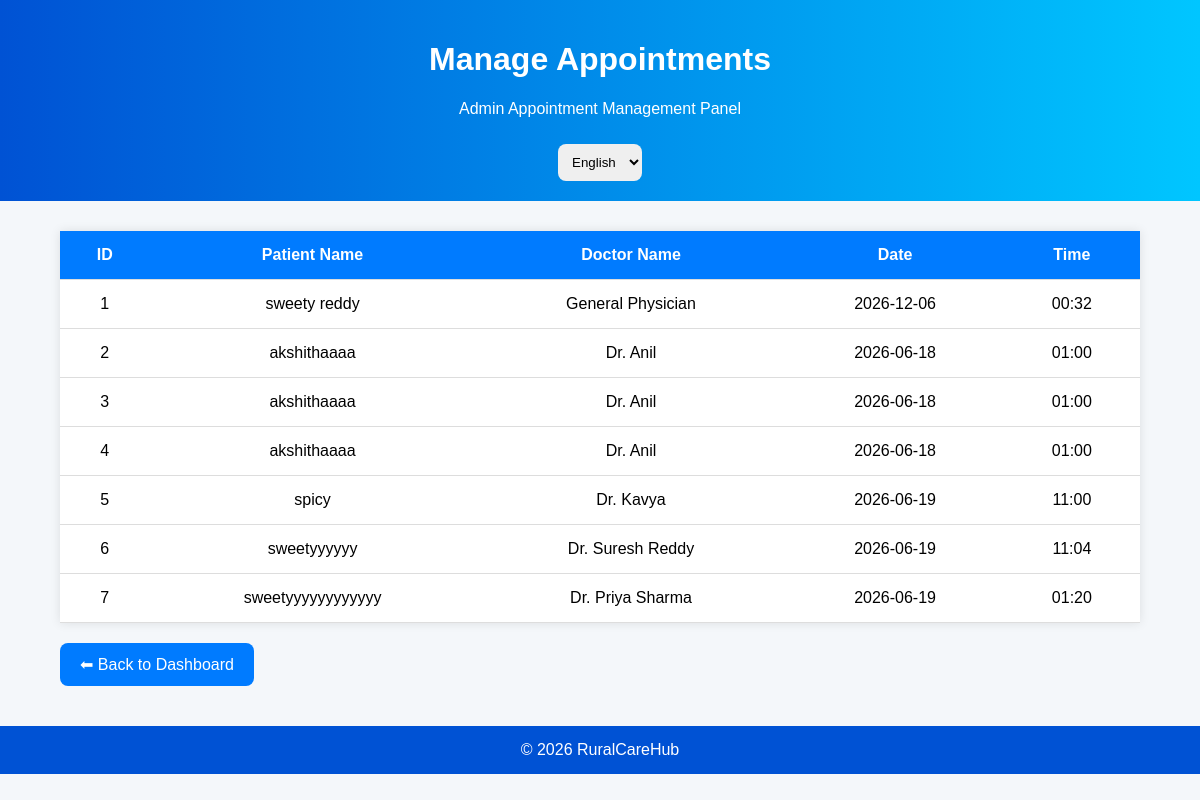
The page /manage-appointments on the database its author committed.
### app.py (models this page shows)
class Appointment(db.Model):
    id = db.Column(db.Integer, primary_key=True)
    patient_name = db.Column(db.String(100))
    doctor_name = db.Column(db.String(100))
    appointment_date = db.Column(db.String(50))
    appointment_time = db.Column(db.String(50))
    symptoms = db.Column(db.String(500))

### app.py (the view)
@app.route('/manage-appointments')
def manage_appointments():
    appointments = Appointment.query.all()
    return render_template(
        'manage_appointments.html',
        appointments=appointments
    )

### templates/manage_appointments.html (shortened to what this page needs)
<!DOCTYPE html>
<html>
<head>
</head>
<body>
<div class="header">
<h1 id="title">Manage Appointments</h1>
<p id="subtitle">
</p>
<select id="languageSelect"
onchange="changeLanguage()">
<option value="en">English</option>
</select>
</div>
<div class="container">
<table>
<tr>
<th>ID</th>
<th id="patientText">Patient Name</th>
<th id="doctorText">Doctor Name</th>
<th id="dateText">Date</th>
<th id="timeText">Time</th>
</tr>
{% for appointment in appointments %}
<tr>
<td>{{ appointment.id }}</td>
<td>{{ appointment.patient_name }}</td>
<td>{{ appointment.doctor_name }}</td>
<td>{{ appointment.appointment_date }}</td>
<td>{{ appointment.appointment_time }}</td>
</tr>
{% endfor %}
</table>
<a href="/admin"
class="back-btn"
id="backBtn">
</a>
</div>
<footer>
© 2026 RuralCareHub
</footer>
</body>
</html>

### templates/manage_appointments.html (style rules this page uses)
body { margin:0; font-family:Arial; background:#f4f7fa; }
.header { background:linear-gradient(to right,#0052d4,#00c6ff); color:white; text-align:center; padding:20px; }
.container { width:90%; margin:30px auto; }
table { width:100%; border-collapse:collapse; background:white; box-shadow:0 0 10px rgba(0,0,0,0.1); }
th,td { padding:15px; text-align:center; border-bottom:1px solid #ddd; }
th { background:#007bff; color:white; }
.back-btn { display:inline-block; margin-top:20px; padding:12px 20px; background:#007bff; color:white; text-decoration:none; border-radius:8px; }
select { padding:10px; border-radius:8px; border:none; margin-top:10px; }
footer { background:#0052d4; color:white; text-align:center; padding:15px; margin-top:40px; }

### rows shown on the page
Appointment: id "1", patient_name "sweety reddy", doctor_name "General Physician", appointment_date "2026-12-06", appointment_time "00:32"
Appointment: id "2", patient_name "akshithaaaa", doctor_name "Dr. Anil", appointment_date "2026-06-18", appointment_time "01:00"
Appointment: id "3", patient_name "akshithaaaa", doctor_name "Dr. Anil", appointment_date "2026-06-18", appointment_time "01:00"
Appointment: id "4", patient_name "akshithaaaa", doctor_name "Dr. Anil", appointment_date "2026-06-18", appointment_time "01:00"
Appointment: id "5", patient_name "spicy", doctor_name "Dr. Kavya", appointment_date "2026-06-19", appointment_time "11:00"
Appointment: id "6", patient_name "sweetyyyyyy", doctor_name "Dr. Suresh Reddy", appointment_date "2026-06-19", appointment_time "11:04"
Appointment: id "7", patient_name "sweetyyyyyyyyyyyy", doctor_name "Dr. Priya Sharma", appointment_date "2026-06-19", appointment_time "01:20"
